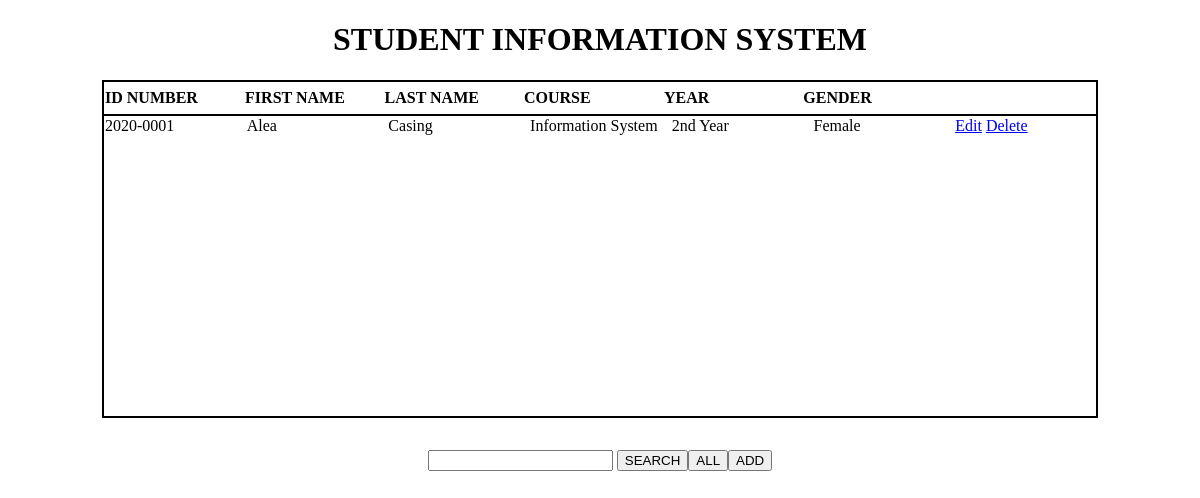
Before: / with the older database file.
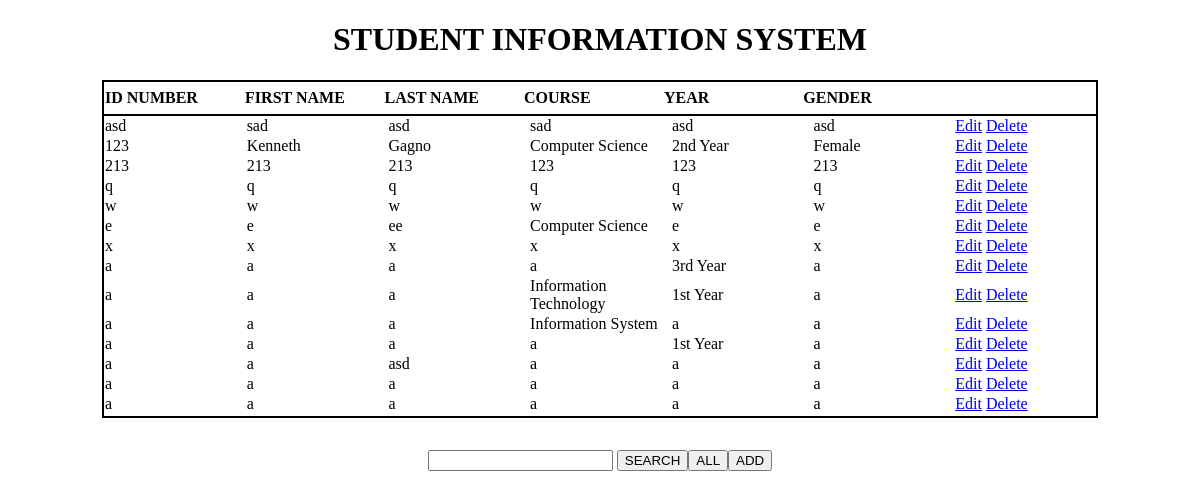
After: the same page with the newer database file.
### tables this page shows
CREATE TABLE Students(
    id INTEGER PRIMARY KEY AUTOINCREMENT,
    id_number TEXT,
    first TEXT,
    last TEXT,
    course TEXT,
    year TEXT,
    gender TEXT
);

### __init__.py (the view)
@app.route('/')
def index():
    connection = sqlite3.connect("students.db")
    connection.row_factory = sqlite3.Row
    cursor = connection.cursor()
    cursor.execute("SELECT * FROM Students")
    data = cursor.fetchall()
    return render_template("index.html", student=data)

### templates/index.html (shortened to what this page needs)
<!DOCTYPE html>
<html lang="en">
<head>
</head>
<link rel="stylesheet" href="static/style.css">
<body>
    <h1>STUDENT INFORMATION SYSTEM</h1>
    <div class="content">
        <table class="scroll">
            <thead>
                <tr>
                    <th>ID NUMBER</th>
                    <th>FIRST NAME</th>
                    <th>LAST NAME</th>
                    <th>COURSE</th>
                    <th>YEAR</th>
                    <th>GENDER</th>
                    <th></th>
                </tr>
            </thead>
            <tbody>
                {% for data in student %}
                <tr>
                    <td>{{data.id_number}}</td>
                    <td>{{data.first}}</td>
                    <td>{{data.last}}</td>
                    <td>{{data.course}}</td>
                    <td>{{data.year}}</td>
                    <td>{{data.gender}}</td>
                    <td>
                        <a href="/edit/{{data.id}}">Edit</a>
                        <a href="/delete/{{data.id}}">Delete</a>
                    </td>
                </tr>
                {% endfor %}
            </tbody>
        </table>
    </div>
    <div class="functions-container">
        <form action="{{ url_for('search_student') }}" method='POST'>
            <input type="text" name="id_number">
            <button type="submit">SEARCH</button>
        </form>
            <form action="{{ url_for('index') }}">
                <button type="submit">ALL</button>
            </form>
        <button onclick="openForm()">ADD</button>
    </div>
</body>
</html>

### static/style.css (style rules this page uses)
body { box-sizing: border-box; }
h1 { text-align: center; }
.content { display: flex; justify-content: center; }
.functions-container { padding-top: 2em; display: flex; flex-direction: row; justify-content: center; }
table.scroll { width: 996px; border-spacing: 0; border: 2px solid black; }
table.scroll tbody, table.scroll thead tr { display: block; }
table.scroll tbody { height: 300px; overflow-y: auto; overflow-x: hidden; }
table.scroll tbody td, table.scroll thead th { width: 140px; }
table.scroll thead th:last-child { width: 156px; }
thead tr th { height: 30px; line-height: 30px; text-align: left; }
tbody { border-top: 2px solid black; }
tbody td:last-child, thead th:last-child { border-right: none !important; }

Changed rows visible on the page:
removed Students: id_number "2020-0001", first "Alea", last "Casing", course "Information System", year "2nd Year", gender "Female"
added Students: id_number "asd", first "sad", last "asd", course "sad", year "asd", gender "asd"
added Students: id_number "123", first "Kenneth", last "Gagno", course "Computer Science", year "2nd Year", gender "Female"
added Students: id_number "213", first "213", last "213", course "123", year "123", gender "213"
added Students: id_number "q", first "q", last "q", course "q", year "q", gender "q"
added Students: id_number "w", first "w", last "w", course "w", year "w", gender "w"
added Students: id_number "e", first "e", last "ee", course "Computer Science", year "e", gender "e"
added Students: id_number "x", first "x", last "x", course "x", year "x", gender "x"
added Students: id_number "a", first "a", last "a", course "a", year "3rd Year", gender "a"
added Students: id_number "a", first "a", last "a", course "Information Technology", year "1st Year", gender "a"
added Students: id_number "a", first "a", last "a", course "Information System", year "a", gender "a"
added Students: id_number "a", first "a", last "a", course "a", year "1st Year", gender "a"
added Students: id_number "a", first "a", last "asd", course "a", year "a", gender "a"
added Students: id_number "a", first "a", last "a", course "a", year "a", gender "a"
added Students: id_number "a", first "a", last "a", course "a", year "a", gender "a"
